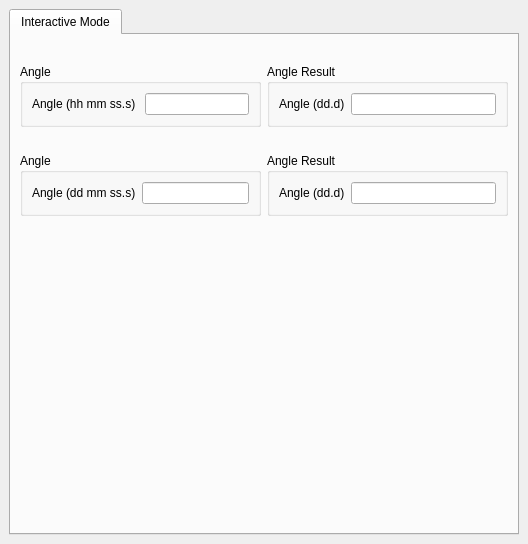
<?xml version="1.0" encoding="UTF-8"?>
<ui version="4.0">
 <class>modCalcSimple</class>
 <widget class="QWidget" name="modCalcSimple">
  <property name="enabled">
   <bool>true</bool>
  </property>
  <property name="geometry">
   <rect>
    <x>0</x>
    <y>0</y>
    <width>528</width>
    <height>544</height>
   </rect>
  </property>
  <property name="windowTitle">
   <string>Horizontal Coordinates</string>
  </property>
  <layout class="QVBoxLayout">
   <property name="spacing">
    <number>6</number>
   </property>
   <property name="leftMargin">
    <number>9</number>
   </property>
   <property name="topMargin">
    <number>9</number>
   </property>
   <property name="rightMargin">
    <number>9</number>
   </property>
   <property name="bottomMargin">
    <number>9</number>
   </property>
   <item>
    <widget class="QTabWidget" name="tabWidget3">
     <property name="currentIndex">
      <number>0</number>
     </property>
     <widget class="QWidget" name="interact">
      <attribute name="title">
       <string>Interactive Mode</string>
      </attribute>
      <layout class="QVBoxLayout">
       <property name="spacing">
        <number>6</number>
       </property>
       <property name="leftMargin">
        <number>9</number>
       </property>
       <property name="topMargin">
        <number>9</number>
       </property>
       <property name="rightMargin">
        <number>9</number>
       </property>
       <property name="bottomMargin">
        <number>9</number>
       </property>
       <item>
        <spacer>
         <property name="orientation">
          <enum>Qt::Horizontal</enum>
         </property>
         <property name="sizeHint" stdset="0">
          <size>
           <width>411</width>
           <height>20</height>
          </size>
         </property>
        </spacer>
       </item>
       <item>
        <layout class="QHBoxLayout" name="boxLayout1" stretch="1,1">
         <property name="spacing">
          <number>6</number>
         </property>
         <property name="leftMargin">
          <number>0</number>
         </property>
         <property name="topMargin">
          <number>0</number>
         </property>
         <property name="rightMargin">
          <number>0</number>
         </property>
         <property name="bottomMargin">
          <number>0</number>
         </property>
         <item>
          <widget class="QGroupBox" name="groupBox1a">
           <property name="title">
            <string>Angle</string>
           </property>
           <layout class="QGridLayout">
            <property name="leftMargin">
             <number>9</number>
            </property>
            <property name="topMargin">
             <number>9</number>
            </property>
            <property name="rightMargin">
             <number>9</number>
            </property>
            <property name="bottomMargin">
             <number>9</number>
            </property>
            <property name="spacing">
             <number>6</number>
            </property>
            <item row="0" column="1">
             <widget class="dmsBox" name="angle1Input">
              <property name="enabled">
               <bool>true</bool>
              </property>
              <property name="minimumSize">
               <size>
                <width>100</width>
                <height>0</height>
               </size>
              </property>
              <property name="focusPolicy">
               <enum>Qt::StrongFocus</enum>
              </property>
             </widget>
            </item>
            <item row="0" column="0">
             <widget class="QLabel" name="angle1aLabel">
              <property name="text">
               <string>Angle (hh mm ss.s) </string>
              </property>
             </widget>
            </item>
           </layout>
          </widget>
         </item>
         <item>
          <widget class="QGroupBox" name="groupBox1b">
           <property name="title">
            <string>Angle Result</string>
           </property>
           <layout class="QHBoxLayout" name="horizontalLayout_2">
            <item>
             <widget class="QLabel" name="angle1bLabel">
              <property name="text">
               <string>Angle (dd.d)</string>
              </property>
             </widget>
            </item>
            <item>
             <widget class="QLineEdit" name="angle1Result">
              <property name="readOnly">
               <bool>true</bool>
              </property>
             </widget>
            </item>
           </layout>
          </widget>
         </item>
        </layout>
       </item>
       <item>
        <spacer name="spacer">
         <property name="orientation">
          <enum>Qt::Horizontal</enum>
         </property>
         <property name="sizeHint" stdset="0">
          <size>
           <width>40</width>
           <height>20</height>
          </size>
         </property>
        </spacer>
       </item>
       <item>
        <layout class="QHBoxLayout" name="boxlLayout2" stretch="1,1">
         <property name="spacing">
          <number>6</number>
         </property>
         <item>
          <widget class="QGroupBox" name="groupBox2a">
           <property name="title">
            <string>Angle</string>
           </property>
           <layout class="QHBoxLayout" name="horizontalLayout_3">
            <item>
             <widget class="QLabel" name="angle2aLabel">
              <property name="text">
               <string>Angle (dd mm ss.s)</string>
              </property>
             </widget>
            </item>
            <item>
             <widget class="dmsBox" name="angle2Input">
              <property name="enabled">
               <bool>true</bool>
              </property>
              <property name="minimumSize">
               <size>
                <width>100</width>
                <height>0</height>
               </size>
              </property>
              <property name="focusPolicy">
               <enum>Qt::StrongFocus</enum>
              </property>
             </widget>
            </item>
           </layout>
          </widget>
         </item>
         <item>
          <widget class="QGroupBox" name="groupBox2b">
           <property name="title">
            <string>Angle Result</string>
           </property>
           <layout class="QHBoxLayout" name="horizontalLayout">
            <item>
             <widget class="QLabel" name="angle2Label">
              <property name="text">
               <string>Angle (dd.d)</string>
              </property>
              <property name="textInteractionFlags">
               <set>Qt::LinksAccessibleByMouse|Qt::TextSelectableByKeyboard|Qt::TextSelectableByMouse</set>
              </property>
             </widget>
            </item>
            <item>
             <widget class="QLineEdit" name="angle2Result">
              <property name="readOnly">
               <bool>true</bool>
              </property>
             </widget>
            </item>
           </layout>
          </widget>
         </item>
        </layout>
       </item>
       <item>
        <spacer>
         <property name="orientation">
          <enum>Qt::Vertical</enum>
         </property>
         <property name="sizeHint" stdset="0">
          <size>
           <width>20</width>
           <height>37</height>
          </size>
         </property>
        </spacer>
       </item>
      </layout>
     </widget>
    </widget>
   </item>
  </layout>
 </widget>
 <customwidgets>
  <customwidget>
   <class>dmsBox</class>
   <extends>QLineEdit</extends>
   <header>widgets/dmsbox.h</header>
  </customwidget>
 </customwidgets>
 <tabstops>
  <tabstop>angle1Input</tabstop>
 </tabstops>
 <resources/>
 <connections/>
</ui>
